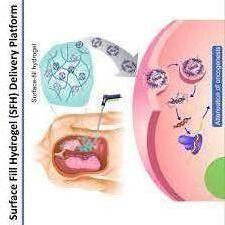
#> input picture scripts/images/garbage.jpeg, 225 x 225 px; its folder holds only this picture in this run
$ python image-Graber.py
#> lines starting #> are read from the running program, lines starting #| are printed output that depends on the picture
#!/usr/bin/env python3
import PIL
import os, sys
from PIL import Image

#TROUBLESHOOTING ONLY
current_directory = os.getcwd()
print(current_directory)
# [5 lines of commented-out code are left out]


for (root, dirs, files) in os.walk('.'):
    for file in files:
      file_name, file_ext = os.path.splitext(file)
      name = current_directory + '/'+file_name
      print(name)

      try:
        Image.open(file).rotate(270).convert("RGB").save(name, "JPEG")
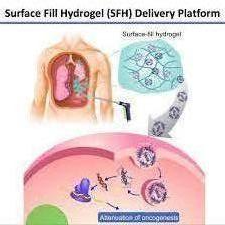
#> saved as garbage: PIL image 225x225 RGB; mean R, G, B 227.9, 210.6, 209.5

      except IOError:
           print("cannot convert", file)
